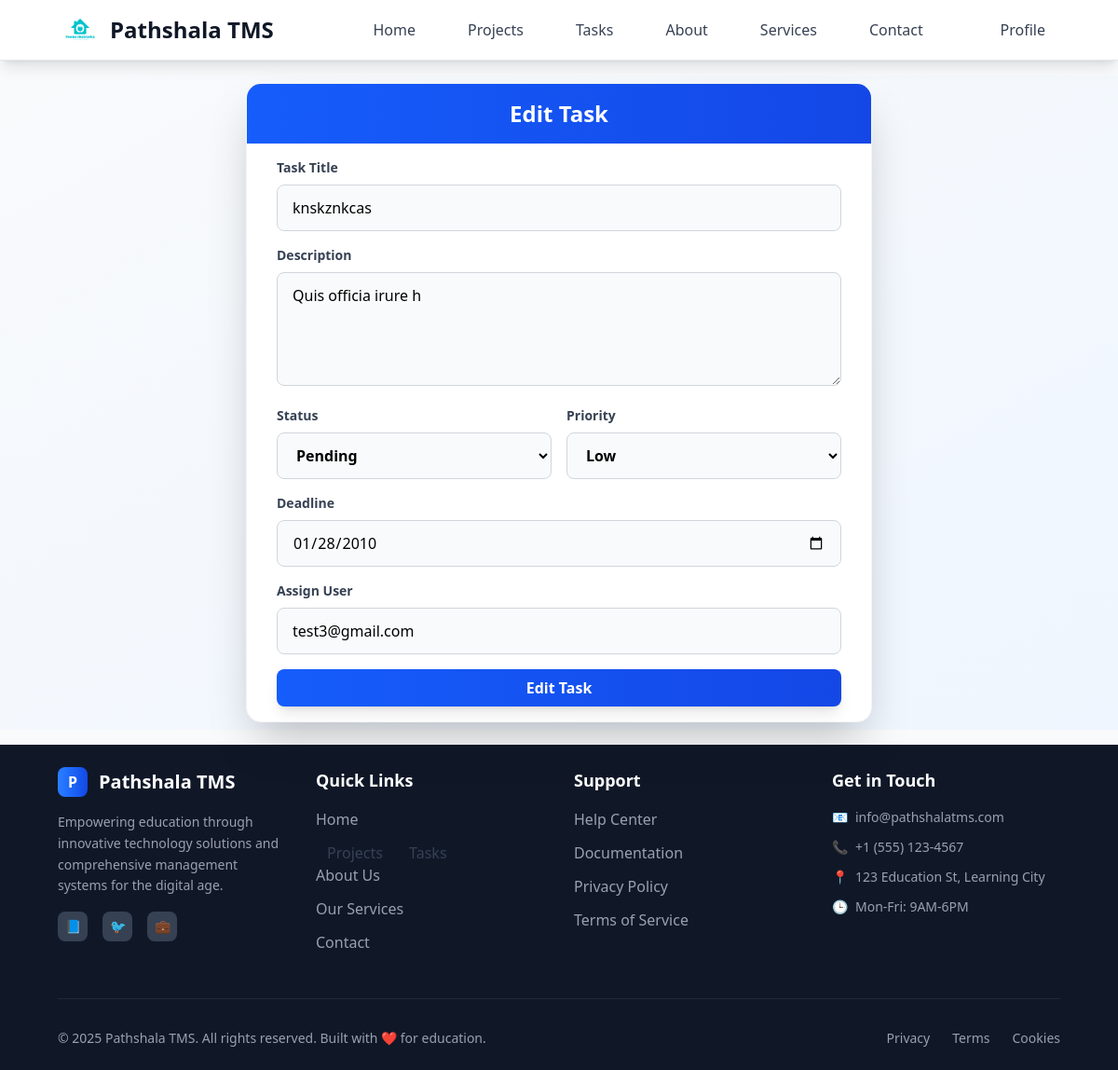
/employer/edit-task/2 (signed in), run on the app's committed database.
### tasks/models.py (models this page shows)
class Task(models.Model):
    class StatusOptions(models.TextChoices):
        PENDING = "Pending", "Pending"
        IN_PROGRESS = "In Progress", "In Progress"
        COMPLETED = "Completed", "Completed"
        CANCELED = "Canceled", "Canceled"
    class TaskPriorityOPtion(models.TextChoices):
        LOW="Low",'Low'
        MEDIUM="Medium",'Medium'
        HIGH="High",'High'
    title = models.CharField(max_length=30)
    description = models.TextField(null=True, blank=True)
    user = models.ForeignKey(User, on_delete=models.CASCADE, related_name="tasks")
    project = models.ForeignKey(Project, on_delete=models.CASCADE)
    assigned_user = models.ForeignKey( User, on_delete=models.SET_NULL, related_name="assigned_tasks", null=True, blank=True)
    status = models.CharField(choices=StatusOptions, default=StatusOptions.PENDING)
    priority=models.CharField(choices=TaskPriorityOPtion,default=TaskPriorityOPtion.LOW)
    deadline=models.DateField( null=True, blank=True)
    created_at = models.DateTimeField(auto_now_add=True, editable=False)
    updated_at = models.DateTimeField(auto_now=True, editable=False)
    attachment = models.FileField(blank=True, null=True, upload_to=attachment_path)

### tasks/views.py (the view)
# urls.py: path('edit-task/<int:id>',editTaskPage),
@login_required(login_url="/login")
def editTaskPage(request, id):
    task = Task.objects.get(pk=id)
    if request.user.profile.role == "employer":
        return render(request, "pages/employer/project/tasks/edit_task.html", {"task": task})
    else:
        return redirect("/")

### templates/pages/employer/project/tasks/edit_task.html (shortened to what this page needs)
{% extends 'layouts/main.html' %} {% block content %}
<div class="flex items-center justify-center p-2 my-4">
  <div class="w-full max-w-2xl">
    <form
      method="POST"
      action="/employer/update-task/{{task.id}}"
      enctype="multipart/form-data"
      class="bg-white shadow-2xl rounded-2xl border border-gray-100 overflow-hidden"
    >
      <div
        class="bg-gradient-to-r from-blue-600 to-blue-700 px-8 py-4 text-center"
      >
        <h2 class="text-2xl font-bold text-white">Edit Task</h2>
      </div>
      <div class="px-8 py-4 space-y-4">
        <div class="space-y-2">
          <label for="title" class="block text-sm font-semibold text-gray-700"
            >Task Title</label
          >
          <input
            type="text"
            value="{{task.title}}"
            id="title"
            name="title"
            class="w-full px-4 py-3 border border-gray-300 rounded-lg focus:ring-2 focus:ring-blue-500 focus:border-blue-500 transition-colors duration-200 bg-gray-50 focus:bg-white"
            placeholder="Enter Title"
            required
          />
        </div>
        <div class="space-y-2">
          <label
            for="description"
            class="block text-sm font-semibold text-gray-700"
            >Description</label
          >
          <textarea
            type="text"
            rows="4"
            id="description"
            name="description"
            class="w-full px-4 py-3 border border-gray-300 rounded-lg focus:ring-2 focus:ring-blue-500 focus:border-blue-500 transition-colors duration-200 bg-gray-50 focus:bg-white"
            placeholder="Enter description"
          >
{{task.description}}</textarea
          >
        </div>
        <div class="grid grid-cols-2 gap-4">
          <div class="space-y-2">
            <label
              for="status"
              class="block text-sm font-semibold text-gray-700"
              >Status</label
            >
            <select
              id="status"
              name="status"
              class="font-semibold w-full px-4 py-3 border border-gray-300 rounded-lg focus:ring-2 focus:ring-blue-500 focus:border-blue-500 transition-colors duration-200 bg-gray-50 focus:bg-white"
              required
            >
              <option
                class="text-white text-md font-bold bg-yellow-500"
                value="Pending"
              >
                Pending
              </option>
            </select>
          </div>
          <div class="space-y-2">
            <label
              for="priority"
              class="block text-sm font-semibold text-gray-700"
              >Priority</label
            >
            <select
              id="priority"
              name="priority"
              class="font-semibold w-full px-4 py-3 border border-gray-300 rounded-lg focus:ring-2 focus:ring-blue-500 focus:border-blue-500 transition-colors duration-200 bg-gray-50 focus:bg-white"
              required
            >
              <option
                class="text-white text-md font-bold bg-blue-600"
                value="Low"
              >
                Low
              </option>
            </select>
          </div>
        </div>
        <div class="space-y-2">
          <label
            for="deadline"
            class="block text-sm font-semibold text-gray-700"
            >Deadline</label
          >
          <input
            type="date"
            value="{{task.deadline|date:'Y-m-d'}}"
            id="deadline"
            name="deadline"
            class="w-full px-4 py-3 border border-gray-300 rounded-lg focus:ring-2 focus:ring-blue-500 focus:border-blue-500 transition-colors duration-200 bg-gray-50 focus:bg-white"
          />
        </div>
        <div class="space-y-2">
          <label
            for="assigned_user"
            class="block text-sm font-semibold text-gray-700"
            >Assign User</label
          >
          <input
            type="email"
            value="{{task.assigned_user.email}}"
            id="assigned_user"
            name="assigned_user"
            class="w-full px-4 py-3 border border-gray-300 rounded-lg focus:ring-2 focus:ring-blue-500 focus:border-blue-500 transition-colors duration-200 bg-gray-50 focus:bg-white"
            placeholder="Enter email of user to assign"
          />
        </div>
        <button
          type="submit"
          class="w-full bg-gradient-to-r from-blue-600 to-blue-700 text-white py-2 px-4 rounded-lg font-semibold hover:from-blue-700 hover:to-blue-800 focus:outline-none focus:ring-2 focus:ring-blue-500 focus:ring-offset-2 transition-all duration-200 shadow-lg hover:shadow-xl transform hover:-translate-y-0.5"
        >
          Edit Task
        </button>
      </div>
    </form>
  </div>
</div>
{% endblock %}

### data on the page
Task: title "knskznkcas", description "Quis officia irure h", deadline "01/28/2010", assigned_user "test3@gmail.com"
